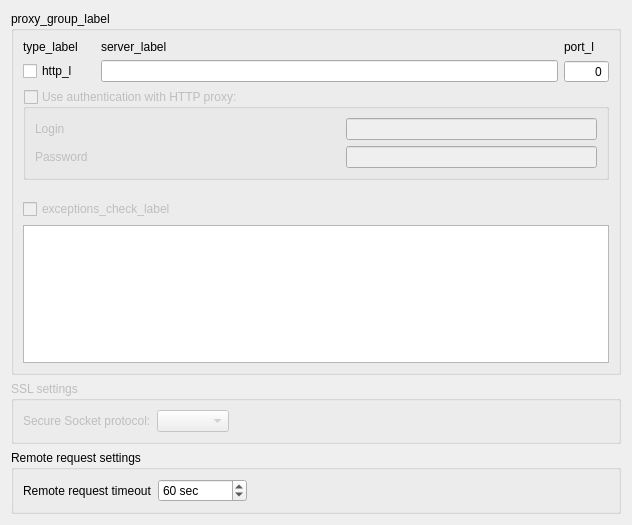
<?xml version="1.0" encoding="UTF-8"?>
<ui version="4.0">
 <class>NetworkSettingsWidget</class>
 <widget class="QWidget" name="NetworkSettingsWidget">
  <property name="geometry">
   <rect>
    <x>0</x>
    <y>0</y>
    <width>632</width>
    <height>525</height>
   </rect>
  </property>
  <property name="minimumSize">
   <size>
    <width>516</width>
    <height>272</height>
   </size>
  </property>
  <property name="windowTitle">
   <string>network_settings_title</string>
  </property>
  <layout class="QVBoxLayout" name="verticalLayout_2">
   <item>
    <widget class="QGroupBox" name="proxyGroup">
     <property name="minimumSize">
      <size>
       <width>498</width>
       <height>85</height>
      </size>
     </property>
     <property name="title">
      <string>proxy_group_label</string>
     </property>
     <layout class="QGridLayout" name="gridLayout_3">
      <item row="0" column="0">
       <layout class="QGridLayout" name="gridLayout_2">
        <item row="0" column="0">
         <widget class="QLabel" name="proxyTypeLabel">
          <property name="text">
           <string>type_label</string>
          </property>
         </widget>
        </item>
        <item row="0" column="1">
         <widget class="QLabel" name="proxyServerLabel">
          <property name="text">
           <string>server_label</string>
          </property>
         </widget>
        </item>
        <item row="0" column="2">
         <widget class="QLabel" name="proxyPortLabel">
          <property name="text">
           <string>port_l</string>
          </property>
         </widget>
        </item>
        <item row="1" column="0">
         <widget class="QCheckBox" name="httpProxyCheck">
          <property name="minimumSize">
           <size>
            <width>72</width>
            <height>0</height>
           </size>
          </property>
          <property name="text">
           <string>http_l</string>
          </property>
          <property name="checkable">
           <bool>true</bool>
          </property>
         </widget>
        </item>
        <item row="1" column="1">
         <widget class="QLineEdit" name="httpProxyAddrEdit">
          <property name="minimumSize">
           <size>
            <width>301</width>
            <height>0</height>
           </size>
          </property>
         </widget>
        </item>
        <item row="1" column="2">
         <widget class="QSpinBox" name="httpProxyPortEdit">
          <property name="alignment">
           <set>Qt::AlignRight|Qt::AlignTrailing|Qt::AlignVCenter</set>
          </property>
          <property name="buttonSymbols">
           <enum>QAbstractSpinBox::NoButtons</enum>
          </property>
          <property name="maximum">
           <number>65000</number>
          </property>
         </widget>
        </item>
       </layout>
      </item>
      <item row="1" column="0">
       <widget class="QGroupBox" name="httpAuthBox">
        <property name="enabled">
         <bool>false</bool>
        </property>
        <property name="title">
         <string>Use authentication with HTTP proxy:</string>
        </property>
        <property name="checkable">
         <bool>true</bool>
        </property>
        <property name="checked">
         <bool>false</bool>
        </property>
        <layout class="QGridLayout" name="gridLayout">
         <item row="0" column="0">
          <widget class="QLabel" name="httpAuthLoginLabel">
           <property name="text">
            <string>Login</string>
           </property>
          </widget>
         </item>
         <item row="0" column="2">
          <widget class="QLineEdit" name="httpAuthLoginEdit"/>
         </item>
         <item row="1" column="0">
          <widget class="QLabel" name="httpAuthPasswordLabel">
           <property name="text">
            <string>Password</string>
           </property>
          </widget>
         </item>
         <item row="1" column="2">
          <widget class="QLineEdit" name="httpAuthPasswordEdit">
           <property name="echoMode">
            <enum>QLineEdit::Password</enum>
           </property>
          </widget>
         </item>
         <item row="1" column="1">
          <spacer name="horizontalSpacer_2">
           <property name="orientation">
            <enum>Qt::Horizontal</enum>
           </property>
           <property name="sizeHint" stdset="0">
            <size>
             <width>167</width>
             <height>20</height>
            </size>
           </property>
          </spacer>
         </item>
         <item row="0" column="1">
          <spacer name="horizontalSpacer">
           <property name="orientation">
            <enum>Qt::Horizontal</enum>
           </property>
           <property name="sizeHint" stdset="0">
            <size>
             <width>167</width>
             <height>20</height>
            </size>
           </property>
          </spacer>
         </item>
        </layout>
       </widget>
      </item>
      <item row="2" column="0">
       <spacer name="verticalSpacer">
        <property name="orientation">
         <enum>Qt::Vertical</enum>
        </property>
        <property name="sizeType">
         <enum>QSizePolicy::Minimum</enum>
        </property>
        <property name="sizeHint" stdset="0">
         <size>
          <width>20</width>
          <height>13</height>
         </size>
        </property>
       </spacer>
      </item>
      <item row="3" column="0">
       <widget class="QCheckBox" name="proxyExceptionsCheck">
        <property name="enabled">
         <bool>false</bool>
        </property>
        <property name="text">
         <string>exceptions_check_label</string>
        </property>
       </widget>
      </item>
      <item row="4" column="0">
       <widget class="QTextEdit" name="proxyExceptionsEdit"/>
      </item>
     </layout>
    </widget>
   </item>
   <item>
    <widget class="QGroupBox" name="sslGroup">
     <property name="enabled">
      <bool>false</bool>
     </property>
     <property name="title">
      <string>SSL settings</string>
     </property>
     <layout class="QVBoxLayout" name="verticalLayout">
      <item>
       <layout class="QGridLayout" name="gridLayout_4">
        <item row="0" column="0">
         <widget class="QLabel" name="label">
          <property name="text">
           <string>Secure Socket protocol:</string>
          </property>
         </widget>
        </item>
        <item row="0" column="1">
         <widget class="QComboBox" name="sslBox"/>
        </item>
        <item row="0" column="2">
         <spacer name="horizontalSpacer_3">
          <property name="orientation">
           <enum>Qt::Horizontal</enum>
          </property>
          <property name="sizeHint" stdset="0">
           <size>
            <width>387</width>
            <height>20</height>
           </size>
          </property>
         </spacer>
        </item>
       </layout>
      </item>
     </layout>
    </widget>
   </item>
   <item>
    <widget class="QGroupBox" name="remoteRequestGroup">
     <property name="enabled">
      <bool>true</bool>
     </property>
     <property name="title">
      <string>Remote request settings</string>
     </property>
     <layout class="QHBoxLayout" name="horizontalLayout">
      <item>
       <widget class="QLabel" name="rrLabel">
        <property name="text">
         <string>Remote request timeout</string>
        </property>
       </widget>
      </item>
      <item>
       <widget class="QSpinBox" name="remoteRequestBox">
        <property name="minimumSize">
         <size>
          <width>70</width>
          <height>0</height>
         </size>
        </property>
        <property name="suffix">
         <string> sec</string>
        </property>
        <property name="minimum">
         <number>15</number>
        </property>
        <property name="maximum">
         <number>999999999</number>
        </property>
        <property name="value">
         <number>60</number>
        </property>
       </widget>
      </item>
      <item>
       <spacer name="horizontalSpacer_4">
        <property name="orientation">
         <enum>Qt::Horizontal</enum>
        </property>
        <property name="sizeHint" stdset="0">
         <size>
          <width>40</width>
          <height>20</height>
         </size>
        </property>
       </spacer>
      </item>
     </layout>
    </widget>
   </item>
  </layout>
 </widget>
 <resources/>
 <connections>
  <connection>
   <sender>httpProxyCheck</sender>
   <signal>toggled(bool)</signal>
   <receiver>proxyExceptionsCheck</receiver>
   <slot>setEnabled(bool)</slot>
   <hints>
    <hint type="sourcelabel">
     <x>55</x>
     <y>63</y>
    </hint>
    <hint type="destinationlabel">
     <x>334</x>
     <y>199</y>
    </hint>
   </hints>
  </connection>
  <connection>
   <sender>httpProxyCheck</sender>
   <signal>toggled(bool)</signal>
   <receiver>httpAuthBox</receiver>
   <slot>setEnabled(bool)</slot>
   <hints>
    <hint type="sourcelabel">
     <x>55</x>
     <y>61</y>
    </hint>
    <hint type="destinationlabel">
     <x>315</x>
     <y>121</y>
    </hint>
   </hints>
  </connection>
 </connections>
</ui>
